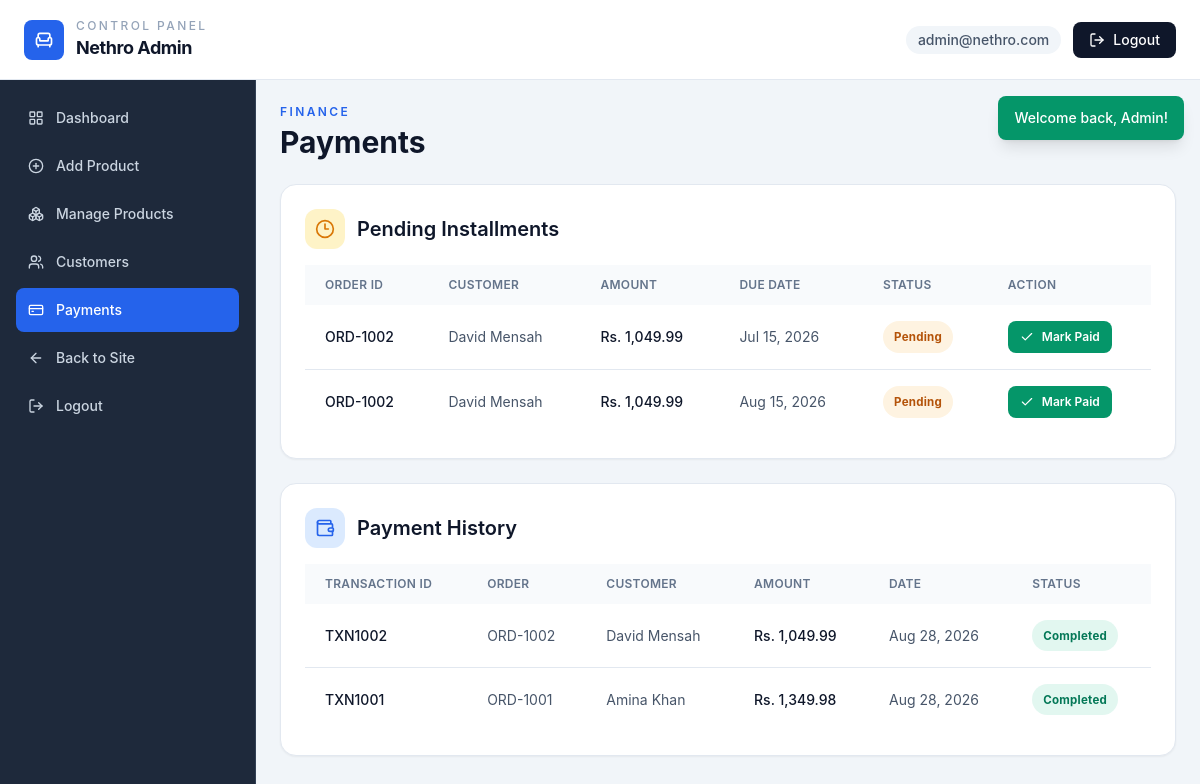
The page /admin/payments.php (signed in) on the database its author committed.
### tables this page shows
CREATE TABLE installments (
    id INT AUTO_INCREMENT PRIMARY KEY,
    order_id INT NOT NULL,
    installment_number INT NOT NULL,
    amount DECIMAL(10,2) NOT NULL,
    due_date DATE NOT NULL,
    paid_date DATE NULL,
    status ENUM('pending', 'paid', 'overdue', 'late') DEFAULT 'pending',
    created_at TIMESTAMP DEFAULT CURRENT_TIMESTAMP,
    FOREIGN KEY (order_id) REFERENCES orders(id) ON DELETE CASCADE
);

CREATE TABLE orders (
    id INT AUTO_INCREMENT PRIMARY KEY,
    user_id INT NOT NULL,
    order_number VARCHAR(20) UNIQUE NOT NULL,
    total_amount DECIMAL(10,2) NOT NULL,
    discount_amount DECIMAL(10,2) DEFAULT 0.00,
    final_amount DECIMAL(10,2) NOT NULL,
    status ENUM('pending', 'processing', 'shipped', 'delivered', 'cancelled') DEFAULT 'pending',
    payment_status ENUM('pending', 'paid', 'partial', 'failed') DEFAULT 'pending',
    payment_method ENUM('full', 'installment') NOT NULL,
    shipping_address TEXT NOT NULL,
    shipping_city VARCHAR(50) NOT NULL,
    shipping_phone VARCHAR(20) NOT NULL,
    notes TEXT,
    created_at TIMESTAMP DEFAULT CURRENT_TIMESTAMP,
    updated_at TIMESTAMP DEFAULT CURRENT_TIMESTAMP ON UPDATE CURRENT_TIMESTAMP,
    FOREIGN KEY (user_id) REFERENCES users(id) ON DELETE CASCADE
);

CREATE TABLE users (
    id INT AUTO_INCREMENT PRIMARY KEY,
    first_name VARCHAR(50) NOT NULL,
    last_name VARCHAR(50) NOT NULL,
    email VARCHAR(100) UNIQUE NOT NULL,
    password VARCHAR(255) NOT NULL,
    phone VARCHAR(20),
    address TEXT,
    city VARCHAR(50),
    created_at TIMESTAMP DEFAULT CURRENT_TIMESTAMP,
    updated_at TIMESTAMP DEFAULT CURRENT_TIMESTAMP ON UPDATE CURRENT_TIMESTAMP
);

CREATE TABLE payments (
    id INT AUTO_INCREMENT PRIMARY KEY,
    order_id INT NOT NULL,
    user_id INT NOT NULL,
    amount DECIMAL(10,2) NOT NULL,
    payment_type ENUM('full', 'installment', 'down_payment') NOT NULL,
    card_holder_name VARCHAR(100),
    card_last_four VARCHAR(4),
    transaction_id VARCHAR(100),
    status ENUM('completed', 'pending', 'failed') DEFAULT 'completed',
    paid_at TIMESTAMP DEFAULT CURRENT_TIMESTAMP,
    FOREIGN KEY (order_id) REFERENCES orders(id) ON DELETE CASCADE,
    FOREIGN KEY (user_id) REFERENCES users(id) ON DELETE CASCADE
);

### includes/db.php (called while the page is built, shortened)
<?php
$conn = new mysqli(DB_HOST, DB_USER, DB_PASS, DB_NAME);
$conn->set_charset("utf8mb4");
function executeQuery($sql, $types = "", $params = []) {
    global $conn;
    $stmt = $conn->prepare($sql);
    if (!$stmt->execute()) {
        trigger_error('DB execute failed: ' . $stmt->error, E_USER_WARNING);
    }
    return $stmt;
}
function fetchAll($sql, $types = "", $params = []) {
    $stmt = executeQuery($sql, $types, $params);
    $result = $stmt->get_result();
    return $result->fetch_all(MYSQLI_ASSOC);
}
function formatPrice($price) {
    return 'Rs. ' . number_format($price, 2);
}
?>

### admin/payments.php (the view, shortened to what this page needs)
<?php
require_once '../includes/db.php';
$payments = fetchAll("
    SELECT p.*, o.order_number, u.first_name, u.last_name
    FROM payments p
    JOIN orders o ON p.order_id = o.id
    JOIN users u ON p.user_id = u.id
    ORDER BY p.paid_at DESC
");
$pendingInstallments = fetchAll("
    SELECT i.*, o.order_number, u.first_name, u.last_name, u.email
    FROM installments i
    JOIN orders o ON i.order_id = o.id
    JOIN users u ON o.user_id = u.id
    WHERE i.status = 'pending'
    ORDER BY i.due_date ASC
");
require_once __DIR__ . '/includes/admin_header.php';
require_once __DIR__ . '/includes/admin_sidebar.php';
?>
<div class="ml-64 p-6 max-lg:ml-0">
    <div class="mb-6">
        <p class="text-xs font-semibold uppercase tracking-[0.2em] text-blue-600">Finance</p>
        <h1 class="mt-1 text-3xl font-bold text-slate-900">Payments</h1>
    </div>
    <?php if (!empty($pendingInstallments)): ?>
        <div class="mb-6 rounded-2xl border border-slate-200 bg-white p-5 shadow-sm sm:p-6">
            <div class="mb-4 flex items-center gap-3">
                <div class="flex h-10 w-10 items-center justify-center rounded-xl bg-amber-100 text-amber-600"><i data-lucide="clock-3" class="h-5 w-5"></i></div>
                <div>
                    <h2 class="text-xl font-semibold text-slate-900">Pending Installments</h2>
                </div>
            </div>
            <div class="overflow-x-auto">
                <table class="min-w-full text-left text-sm">
                    <thead class="bg-slate-50 text-xs uppercase tracking-wide text-slate-500">
                        <tr>
                            <th class="px-5 py-3 font-semibold">Order ID</th>
                            <th class="px-5 py-3 font-semibold">Customer</th>
                            <th class="px-5 py-3 font-semibold">Amount</th>
                            <th class="px-5 py-3 font-semibold">Due Date</th>
                            <th class="px-5 py-3 font-semibold">Status</th>
                            <th class="px-5 py-3 font-semibold">Action</th>
                        </tr>
                    </thead>
                    <tbody class="divide-y divide-slate-200">
                        <?php foreach ($pendingInstallments as $inst): ?>
                            <tr class="hover:bg-slate-50">
                                <td class="px-5 py-4 font-medium text-slate-900"><?php echo htmlspecialchars($inst['order_number']); ?></td>
                                <td class="px-5 py-4 text-slate-600"><?php echo htmlspecialchars($inst['first_name'] . ' ' . $inst['last_name']); ?></td>
                                <td class="px-5 py-4 font-medium text-slate-900"><?php echo formatPrice($inst['amount']); ?></td>
                                <td class="px-5 py-4 text-slate-600"><?php echo date('M d, Y', strtotime($inst['due_date'])); ?></td>
                                <td class="px-5 py-4"><span class="status-pill warning">Pending</span></td>
                                <td class="px-5 py-4">
                                    <form method="POST">
                                        <button type="submit" name="mark_paid" class="inline-flex items-center gap-2 rounded-lg bg-emerald-600 px-3 py-2 text-xs font-semibold text-white hover:bg-emerald-700">
                                            <i data-lucide="check" class="h-3.5 w-3.5"></i>
                                            Mark Paid
                                        </button>
                                    </form>
                                </td>
                            </tr>
                        <?php endforeach; ?>
                    </tbody>
                </table>
            </div>
        </div>
    <?php endif; ?>
    <div class="rounded-2xl border border-slate-200 bg-white p-5 shadow-sm sm:p-6">
        <div class="mb-4 flex items-center gap-3">
            <div class="flex h-10 w-10 items-center justify-center rounded-xl bg-blue-100 text-blue-600"><i data-lucide="wallet" class="h-5 w-5"></i></div>
            <div>
                <h2 class="text-xl font-semibold text-slate-900">Payment History</h2>
            </div>
        </div>
        <div class="overflow-x-auto">
            <table class="min-w-full text-left text-sm">
                <thead class="bg-slate-50 text-xs uppercase tracking-wide text-slate-500">
                    <tr>
                        <th class="px-5 py-3 font-semibold">Transaction ID</th>
                        <th class="px-5 py-3 font-semibold">Order</th>
                        <th class="px-5 py-3 font-semibold">Customer</th>
                        <th class="px-5 py-3 font-semibold">Amount</th>
                        <th class="px-5 py-3 font-semibold">Date</th>
                        <th class="px-5 py-3 font-semibold">Status</th>
                    </tr>
                </thead>
                <tbody class="divide-y divide-slate-200">
                    <?php foreach ($payments as $payment): ?>
                        <tr class="hover:bg-slate-50">
                            <td class="px-5 py-4 font-medium text-slate-900"><?php echo htmlspecialchars($payment['transaction_id']); ?></td>
                            <td class="px-5 py-4 text-slate-600"><?php echo htmlspecialchars($payment['order_number']); ?></td>
                            <td class="px-5 py-4 text-slate-600"><?php echo htmlspecialchars($payment['first_name'] . ' ' . $payment['last_name']); ?></td>
                            <td class="px-5 py-4 font-medium text-slate-900"><?php echo formatPrice($payment['amount']); ?></td>
                            <td class="px-5 py-4 text-slate-600"><?php echo date('M d, Y', strtotime($payment['paid_at'])); ?></td>
                            <td class="px-5 py-4"><span class="status-pill success">Completed</span></td>
                        </tr>
                    <?php endforeach; ?>
                </tbody>
            </table>
        </div>
    </div>
</div>
</main>

### admin/assets/style.css (style rules this page uses)
:root { --navy: #1E293B; --navy-soft: #334155; --blue: #3B82F6; --blue-soft: #eff6ff; --success: #10b981; --warning: #f59e0b; --danger: #ef4444; --card: #ffffff; --bg: #f8fafc; --muted: #64748b; --border: #e2e8f0; }
html { scroll-behavior: smooth; }
body { background: var(--bg); font-family: 'Inter', 'Segoe UI', sans-serif; }
.status-pill { display: inline-flex; align-items: center; border-radius: 9999px; padding: 0.35rem 0.7rem; font-size: 0.72rem; font-weight: 700; letter-spacing: 0.02em; }
.status-pill.success { background: rgba(16, 185, 129, 0.12); color: #047857; }
.status-pill.warning { background: rgba(245, 158, 11, 0.12); color: #b45309; }

### rows shown on the page
installments: order.order_number "ORD-1002", users.first_name+last_name "David Mensah", amount "Rs. 1,049.99", due_date "Jul 15, 2026"
installments: order.order_number "ORD-1002", users.first_name+last_name "David Mensah", amount "Rs. 1,049.99", due_date "Aug 15, 2026"
payments: transaction "TXN1002", order.order_number "ORD-1002", user.last_name "David Mensah", amount "Rs. 1,049.99", paid_at "Aug 28, 2026"
payments: transaction "TXN1001", order.order_number "ORD-1001", user.last_name "Amina Khan", amount "Rs. 1,349.98", paid_at "Aug 28, 2026"

### other values the page prints
$_SESSION['admin_email'] "admin@nethro.com"
$flash['message'] "Welcome back, Admin!"
$item['label'] "Dashboard"
$item['label'] "Add Product"
$item['label'] "Manage Products"
$item['label'] "Customers"
$item['label'] "Payments"
$item['label'] "Back to Site"
$item['label'] "Logout"
